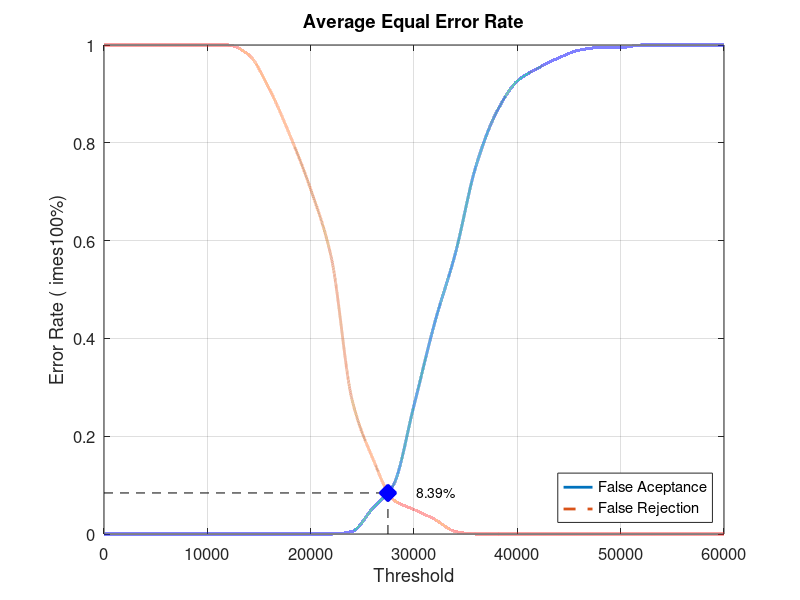
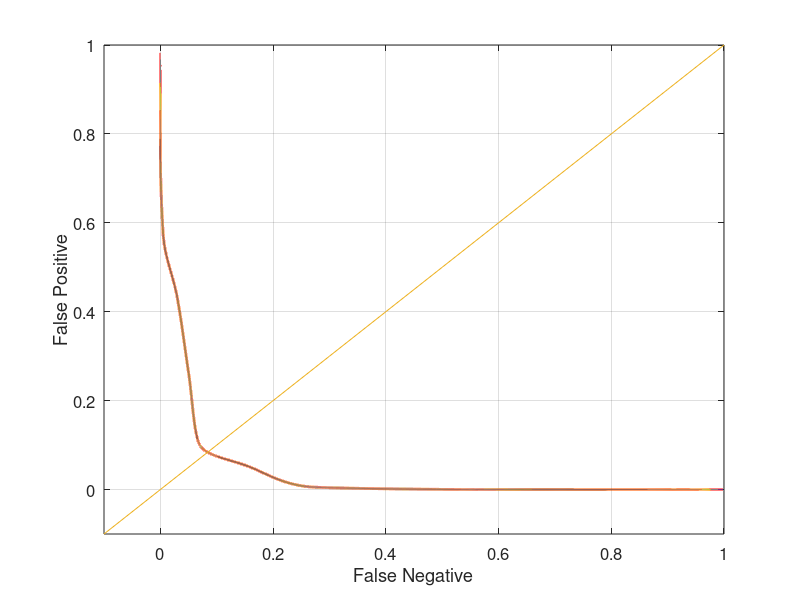

MATLAB code to generate these figures, in order:
close all;
clear;
clc;
x = 0:2000:60000;
xq = 0:0.5:60000;

y0 = [0 0 0 0 0 0 0 0 0 0 0 0 0.00526316 0.0526316 0.1 0.263158 0.431579 0.573684 0.752632 0.863158 0.926316 0.952632 0.973684 0.989474 0.994737 0.994737 1 1 1 1 1]
yy0 = interp1(x, y0, xq, 'pchip');
y1 = [1 1 1 1 1 1 1 0.98 0.91 0.815 0.705 0.565 0.275 0.155 0.07 0.05 0.03 0.005 0 0 0 0 0 0 0 0 0 0 0 0 0]
yy1 = interp1(x, y1, xq, 'pchip');

% Calculating EER: 
y2 = abs(y0 - y1);
find(y2 == min(y2))
yy2 = abs(yy0 - yy1);
xEER = find(yy2 == min(yy2));
xEERIndex = xq(xEER) % X-axis EER
yEER = yy0(xEER) % Y-axis EER

main = figure
plot(xq, yy0,'-','LineWidth', 2);	hold on
plot(xq, yy1,'--','LineWidth', 2);	hold on
plot([xEERIndex xEERIndex], [0 yEER], 'k--');	hold on
plot([0 xEERIndex], [yEER yEER], 'k--');	hold on
plot(xEERIndex, yEER, 'bx', 'LineWidth', 10);	hold on
text(xEERIndex + 10 * xEERIndex / 100, yEER, [num2str(round((10000 * yEER)) / 100) '%'])
legend('False Aceptance', 'False Rejection', 'Location', 'SouthEast')
xlabel('Threshold')
ylabel('Error Rate (	imes100%)')
title('Average Equal Error Rate')
set(gca, 'FontSize', 12)
axis([0 60000 0 1])
grid on

print(main, 'Database2_2Main', '-dpng');
FNRxFPR = figure('Color', [1 1 1]);
plot(yy1, yy0, '-', yy1, yy0, 'LineWidth', 2);
hold on
y = -0.1:0.1:1
plot(y, y); 
set(gca, 'FontSize', 12)
xlabel('False Negative')
ylabel('False Positive')
axis([-0.1 1 -0.1 1])
set(gca, 'FontSize', 12)
grid on

print(FNRxFPR, 'Database2_2FNRxFPR','-dpng');
